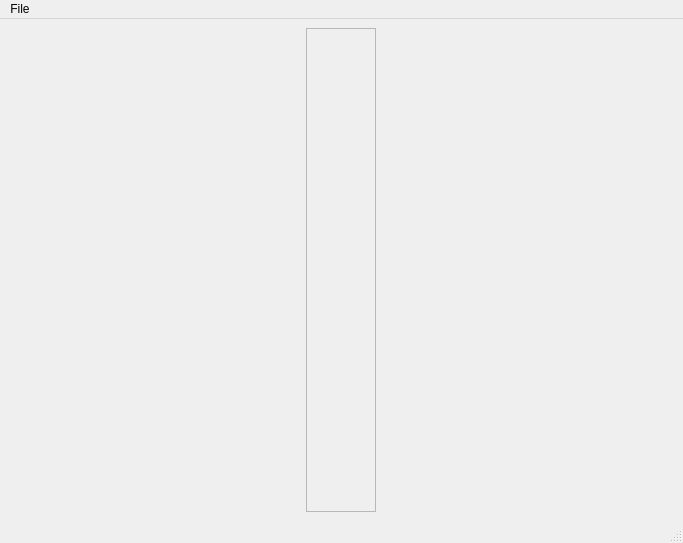
<?xml version="1.0" encoding="UTF-8"?>
<ui version="4.0">
 <class>MainWindow</class>
 <widget class="QMainWindow" name="MainWindow">
  <property name="geometry">
   <rect>
    <x>0</x>
    <y>0</y>
    <width>683</width>
    <height>543</height>
   </rect>
  </property>
  <property name="minimumSize">
   <size>
    <width>200</width>
    <height>200</height>
   </size>
  </property>
  <property name="windowTitle">
   <string>MainWindow</string>
  </property>
  <widget class="QWidget" name="centralwidget">
   <layout class="QHBoxLayout" name="mainHLayout">
    <item>
     <widget class="QScrollArea" name="scrollArea">
      <property name="sizePolicy">
       <sizepolicy hsizetype="Maximum" vsizetype="Expanding">
        <horstretch>0</horstretch>
        <verstretch>0</verstretch>
       </sizepolicy>
      </property>
      <property name="widgetResizable">
       <bool>true</bool>
      </property>
      <widget class="QWidget" name="scrollAreaWidgetContents">
       <property name="geometry">
        <rect>
         <x>0</x>
         <y>0</y>
         <width>69</width>
         <height>482</height>
        </rect>
       </property>
       <property name="sizePolicy">
        <sizepolicy hsizetype="Preferred" vsizetype="Minimum">
         <horstretch>0</horstretch>
         <verstretch>0</verstretch>
        </sizepolicy>
       </property>
       <layout class="QVBoxLayout" name="verticalLayout">
        <item>
         <spacer name="scrollSpacer">
          <property name="orientation">
           <enum>Qt::Vertical</enum>
          </property>
          <property name="sizeHint" stdset="0">
           <size>
            <width>20</width>
            <height>40</height>
           </size>
          </property>
         </spacer>
        </item>
       </layout>
      </widget>
     </widget>
    </item>
   </layout>
  </widget>
  <widget class="QMenuBar" name="menubar">
   <property name="geometry">
    <rect>
     <x>0</x>
     <y>0</y>
     <width>683</width>
     <height>21</height>
    </rect>
   </property>
   <widget class="QMenu" name="menuFile">
    <property name="title">
     <string>File</string>
    </property>
    <addaction name="quitMenuItem"/>
   </widget>
   <addaction name="menuFile"/>
  </widget>
  <widget class="QStatusBar" name="statusbar"/>
  <action name="quitMenuItem">
   <property name="text">
    <string>Quit</string>
   </property>
  </action>
 </widget>
 <resources/>
 <connections/>
</ui>
